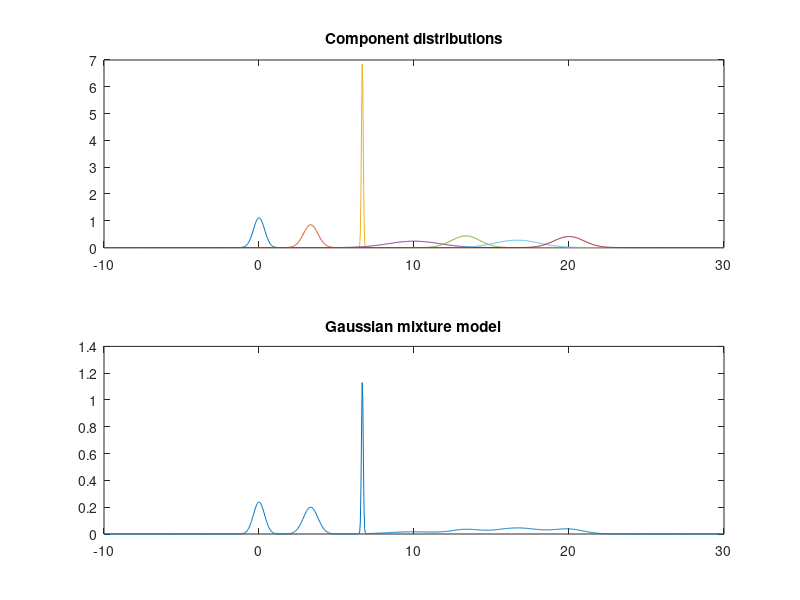
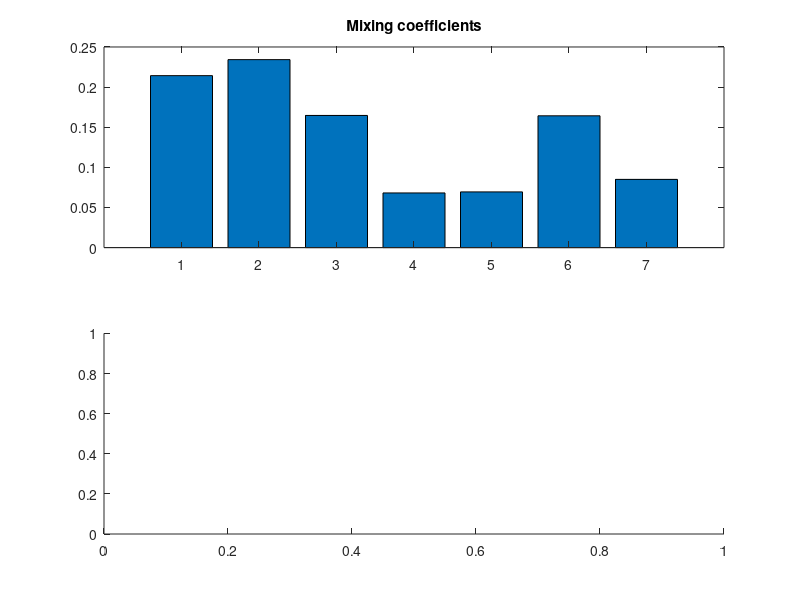

Recreate these plots in MATLAB, in order. (Note: this script raises an error after producing the figures.)
clearvars
clc

%% 1. Gaussian Mixture Model
K = 7;
ActMixCoeffs = rand(K,1); ActMixCoeffs = ActMixCoeffs/sum(ActMixCoeffs);
ActMeans = linspace(0,20,K)';
ActStdDevs = rand(K,1)*2;

xs = linspace(-10, 30, 1000)';

Densities = [];
for i = 1:K
    Densities(:,i) = normpdf(xs, ActMeans(i), ActStdDevs(i));
end

subplot(2,1,1)
plot(xs, Densities); title('Component distributions')
subplot(2,1,2)
plot(xs, Densities*ActMixCoeffs); title('Gaussian mixture model')

%% 2. Sample from mixing coefficients

N = 1E5;
ProbInterval = [0; cumsum(ActMixCoeffs)];
LB = ProbInterval(1:end-1);
UB = ProbInterval(2:end);

RandDraws1 = rand(N,1);
WhichGaussian = nan(N,1);
for i = 1:N
    WhichGaussian(i) = find((LB < RandDraws1(i)).*(RandDraws1(i) <= UB));
end

figure
subplot(2,1,1)
bar(ActMixCoeffs); title('Mixing coefficients')
subplot(2,1,2)
histogram(WhichGaussian, 'normalization', 'probability'); title('Sampling frequency for each component')

%% 3. Sample from component distributions

RandDraws2 = rand(N,1);
x = nan(N,1);
for i = 1:N
    x(i) = norminv(RandDraws2(i), ActMeans(WhichGaussian(i)), ActStdDevs(WhichGaussian(i)));
end

figure
plot(xs, Densities*ActMixCoeffs)
hold on
histogram(x,50,'Normalization','pdf')
title('Sample distribution vs actual')